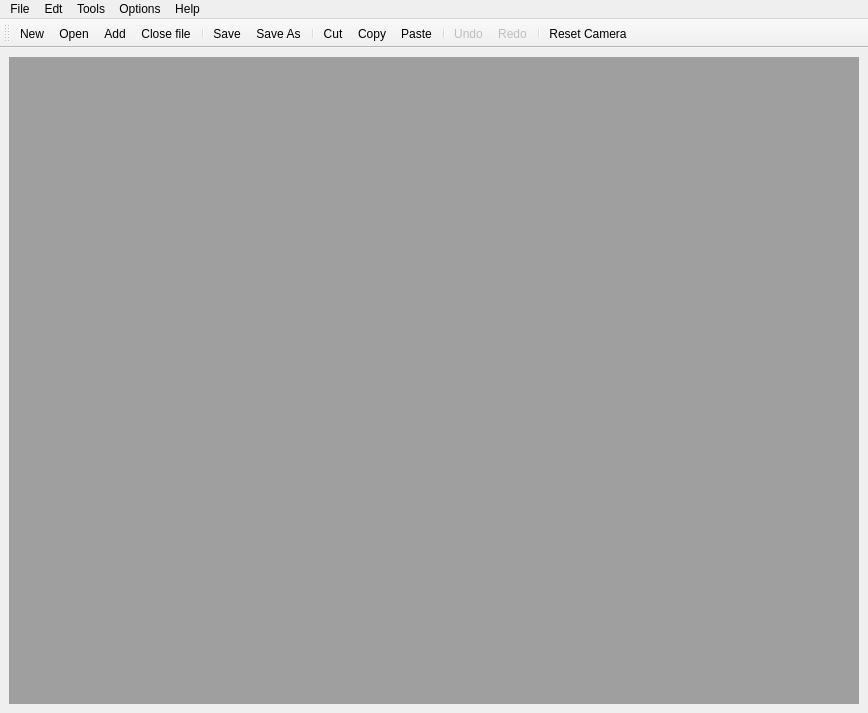
<?xml version="1.0" encoding="UTF-8"?>
<ui version="4.0">
 <author>Zi Ree</author>
 <class>MainWindow</class>
 <widget class="QMainWindow" name="MainWindow">
  <property name="geometry">
   <rect>
    <x>0</x>
    <y>0</y>
    <width>868</width>
    <height>713</height>
   </rect>
  </property>
  <property name="windowTitle">
   <string>MainWindow</string>
  </property>
  <widget class="QWidget" name="centralwidget">
   <layout class="QGridLayout">
    <item row="0" column="0" rowspan="2">
     <widget class="QMdiArea" name="mdiArea">
      <property name="viewMode">
       <enum>QMdiArea::TabbedView</enum>
      </property>
     </widget>
    </item>
   </layout>
  </widget>
  <widget class="QMenuBar" name="menubar">
   <property name="geometry">
    <rect>
     <x>0</x>
     <y>0</y>
     <width>868</width>
     <height>18</height>
    </rect>
   </property>
   <widget class="QMenu" name="menuFile">
    <property name="title">
     <string>File</string>
    </property>
    <addaction name="fileNewAction"/>
    <addaction name="fileOpenAction"/>
    <addaction name="fileAddAction"/>
    <addaction name="separator"/>
    <addaction name="fileSaveAction"/>
    <addaction name="fileSaveAsAction"/>
    <addaction name="fileExportForSecondLifeAction"/>
    <addaction name="separator"/>
    <addaction name="fileLoadPropsAction"/>
    <addaction name="fileSavePropsAction"/>
    <addaction name="separator"/>
    <addaction name="fileCloseAction"/>
    <addaction name="fileQuitAction"/>
   </widget>
   <widget class="QMenu" name="menuEdt">
    <property name="title">
     <string>Edt</string>
    </property>
    <addaction name="editUndoAction"/>
    <addaction name="editRedoAction"/>
    <addaction name="separator"/>
    <addaction name="editCutAction"/>
    <addaction name="editCopyAction"/>
    <addaction name="editPasteAction"/>
    <addaction name="separator"/>
   </widget>
   <widget class="QMenu" name="menuOptions">
    <property name="title">
     <string>Options</string>
    </property>
    <addaction name="optionsSkeletonAction"/>
    <addaction name="optionsJointLimitsAction"/>
    <addaction name="optionsLoopAction"/>
    <addaction name="optionsProtectFirstFrameAction"/>
    <addaction name="optionsShowTimelineAction"/>
    <addaction name="optionsConfigureQAvimatorAction"/>
   </widget>
   <widget class="QMenu" name="menuHelp">
    <property name="title">
     <string>Help</string>
    </property>
    <addaction name="helpContentsAction"/>
    <addaction name="helpIndexAction"/>
    <addaction name="separator"/>
    <addaction name="helpAboutAction"/>
   </widget>
   <widget class="QMenu" name="menuTools">
    <property name="title">
     <string>Tools</string>
    </property>
    <addaction name="toolsOptimizeBVHAction"/>
    <addaction name="toolsMirrorAction"/>
   </widget>
   <addaction name="menuFile"/>
   <addaction name="menuEdt"/>
   <addaction name="menuTools"/>
   <addaction name="menuOptions"/>
   <addaction name="menuHelp"/>
  </widget>
  <widget class="QToolBar" name="toolBar">
   <property name="windowTitle">
    <string>toolBar</string>
   </property>
   <property name="toolTip">
    <string notr="true"/>
   </property>
   <attribute name="toolBarArea">
    <enum>TopToolBarArea</enum>
   </attribute>
   <attribute name="toolBarBreak">
    <bool>false</bool>
   </attribute>
   <addaction name="fileNewAction"/>
   <addaction name="fileOpenAction"/>
   <addaction name="fileAddAction"/>
   <addaction name="fileCloseAction"/>
   <addaction name="separator"/>
   <addaction name="fileSaveAction"/>
   <addaction name="fileSaveAsAction"/>
   <addaction name="separator"/>
   <addaction name="editCutAction"/>
   <addaction name="editCopyAction"/>
   <addaction name="editPasteAction"/>
   <addaction name="separator"/>
   <addaction name="editUndoAction"/>
   <addaction name="editRedoAction"/>
   <addaction name="separator"/>
   <addaction name="resetCameraAction"/>
  </widget>
  <action name="fileNewAction">
   <property name="icon">
    <iconset resource="icons.qrc">
     <normaloff>:/icons/icons/filenew.png</normaloff>:/icons/icons/filenew.png</iconset>
   </property>
   <property name="text">
    <string>New</string>
   </property>
   <property name="shortcut">
    <string>Ctrl+N</string>
   </property>
  </action>
  <action name="fileOpenAction">
   <property name="icon">
    <iconset resource="icons.qrc">
     <normaloff>:/icons/icons/fileopen.png</normaloff>:/icons/icons/fileopen.png</iconset>
   </property>
   <property name="text">
    <string>Open ...</string>
   </property>
   <property name="shortcut">
    <string>Ctrl+O</string>
   </property>
  </action>
  <action name="fileAddAction">
   <property name="icon">
    <iconset resource="icons.qrc">
     <normaloff>:/icons/icons/fileadd.png</normaloff>:/icons/icons/fileadd.png</iconset>
   </property>
   <property name="text">
    <string>Add...</string>
   </property>
  </action>
  <action name="fileSaveAction">
   <property name="icon">
    <iconset resource="icons.qrc">
     <normaloff>:/icons/icons/filesave.png</normaloff>:/icons/icons/filesave.png</iconset>
   </property>
   <property name="text">
    <string>Save</string>
   </property>
   <property name="shortcut">
    <string>Ctrl+S</string>
   </property>
  </action>
  <action name="fileSaveAsAction">
   <property name="icon">
    <iconset resource="icons.qrc">
     <normaloff>:/icons/icons/filesaveas.png</normaloff>:/icons/icons/filesaveas.png</iconset>
   </property>
   <property name="text">
    <string>Save As...</string>
   </property>
   <property name="shortcut">
    <string>Ctrl+A</string>
   </property>
  </action>
  <action name="fileLoadPropsAction">
   <property name="text">
    <string>Load Props...</string>
   </property>
  </action>
  <action name="fileSavePropsAction">
   <property name="text">
    <string>Save Props...</string>
   </property>
  </action>
  <action name="fileQuitAction">
   <property name="text">
    <string>Quit</string>
   </property>
   <property name="shortcut">
    <string>Ctrl+Q</string>
   </property>
  </action>
  <action name="editUndoAction">
   <property name="enabled">
    <bool>false</bool>
   </property>
   <property name="icon">
    <iconset resource="icons.qrc">
     <normaloff>:/icons/icons/undo.png</normaloff>:/icons/icons/undo.png</iconset>
   </property>
   <property name="text">
    <string>Undo</string>
   </property>
   <property name="shortcut">
    <string>Ctrl+Z</string>
   </property>
  </action>
  <action name="editRedoAction">
   <property name="enabled">
    <bool>false</bool>
   </property>
   <property name="icon">
    <iconset resource="icons.qrc">
     <normaloff>:/icons/icons/redo.png</normaloff>:/icons/icons/redo.png</iconset>
   </property>
   <property name="text">
    <string>Redo</string>
   </property>
   <property name="shortcut">
    <string>Ctrl+Shift+Z</string>
   </property>
  </action>
  <action name="editCutAction">
   <property name="icon">
    <iconset resource="icons.qrc">
     <normaloff>:/icons/icons/editcut.png</normaloff>:/icons/icons/editcut.png</iconset>
   </property>
   <property name="text">
    <string>Cut</string>
   </property>
   <property name="shortcut">
    <string>Ctrl+X</string>
   </property>
  </action>
  <action name="editCopyAction">
   <property name="icon">
    <iconset resource="icons.qrc">
     <normaloff>:/icons/icons/editcopy.png</normaloff>:/icons/icons/editcopy.png</iconset>
   </property>
   <property name="text">
    <string>Copy</string>
   </property>
   <property name="shortcut">
    <string>Ctrl+C</string>
   </property>
  </action>
  <action name="editPasteAction">
   <property name="icon">
    <iconset resource="icons.qrc">
     <normaloff>:/icons/icons/editpaste.png</normaloff>:/icons/icons/editpaste.png</iconset>
   </property>
   <property name="text">
    <string>Paste</string>
   </property>
   <property name="shortcut">
    <string>Ctrl+V</string>
   </property>
  </action>
  <action name="toolsOptimizeBVHAction">
   <property name="text">
    <string>Optimize BVH</string>
   </property>
  </action>
  <action name="optionsSkeletonAction">
   <property name="checkable">
    <bool>true</bool>
   </property>
   <property name="text">
    <string>Skeleton</string>
   </property>
  </action>
  <action name="optionsJointLimitsAction">
   <property name="checkable">
    <bool>true</bool>
   </property>
   <property name="text">
    <string>Joint Limits</string>
   </property>
  </action>
  <action name="optionsLoopAction">
   <property name="checkable">
    <bool>true</bool>
   </property>
   <property name="text">
    <string>Loop</string>
   </property>
  </action>
  <action name="optionsProtectFirstFrameAction">
   <property name="checkable">
    <bool>true</bool>
   </property>
   <property name="text">
    <string>Protect First Frame</string>
   </property>
  </action>
  <action name="optionsShowTimelineAction">
   <property name="checkable">
    <bool>true</bool>
   </property>
   <property name="text">
    <string>Show Timeline</string>
   </property>
  </action>
  <action name="optionsConfigureQAvimatorAction">
   <property name="text">
    <string>Configure QAvimator...</string>
   </property>
  </action>
  <action name="helpContentsAction">
   <property name="enabled">
    <bool>false</bool>
   </property>
   <property name="text">
    <string>Contents...</string>
   </property>
   <property name="shortcut">
    <string>Ctrl+Shift+?, Backspace, Backspace, Del</string>
   </property>
  </action>
  <action name="helpIndexAction">
   <property name="enabled">
    <bool>false</bool>
   </property>
   <property name="text">
    <string>Index...</string>
   </property>
  </action>
  <action name="helpAboutAction">
   <property name="text">
    <string>About...</string>
   </property>
  </action>
  <action name="resetCameraAction">
   <property name="icon">
    <iconset resource="icons.qrc">
     <normaloff>:/icons/icons/resetcamera.png</normaloff>:/icons/icons/resetcamera.png</iconset>
   </property>
   <property name="text">
    <string>Reset Camera</string>
   </property>
   <property name="shortcut">
    <string>Ctrl+0</string>
   </property>
  </action>
  <action name="fileExportForSecondLifeAction">
   <property name="text">
    <string>Export For Second Life</string>
   </property>
  </action>
  <action name="toolsMirrorAction">
   <property name="text">
    <string>Mirror</string>
   </property>
   <property name="toolTip">
    <string>Mirror Animation or Track</string>
   </property>
  </action>
  <action name="fileCloseAction">
   <property name="icon">
    <iconset resource="icons.qrc">
     <normaloff>:/icons/icons/delete.png</normaloff>:/icons/icons/delete.png</iconset>
   </property>
   <property name="text">
    <string>Close file</string>
   </property>
   <property name="shortcut">
    <string>Ctrl+W</string>
   </property>
  </action>
 </widget>
 <resources>
  <include location="icons.qrc"/>
 </resources>
 <connections/>
</ui>
